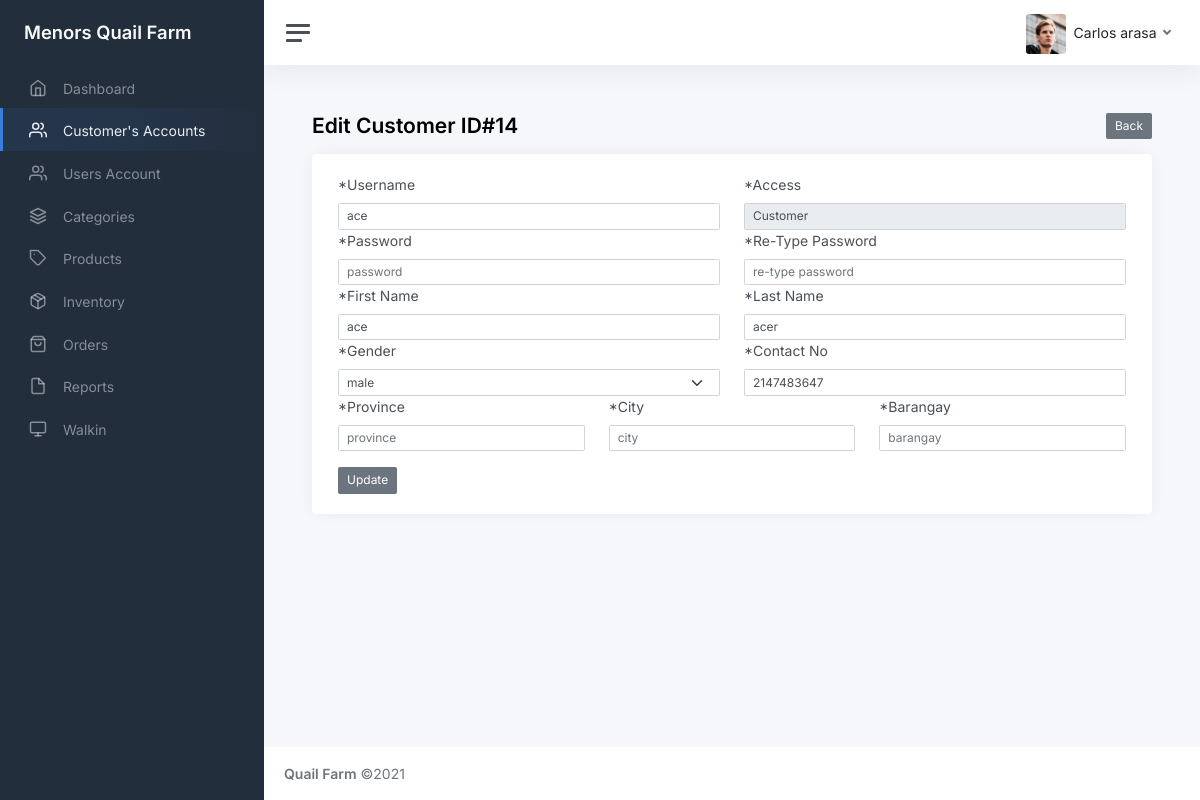
The page /admin/customer_edit.php?id=14 (signed in) on the database as committed earlier.
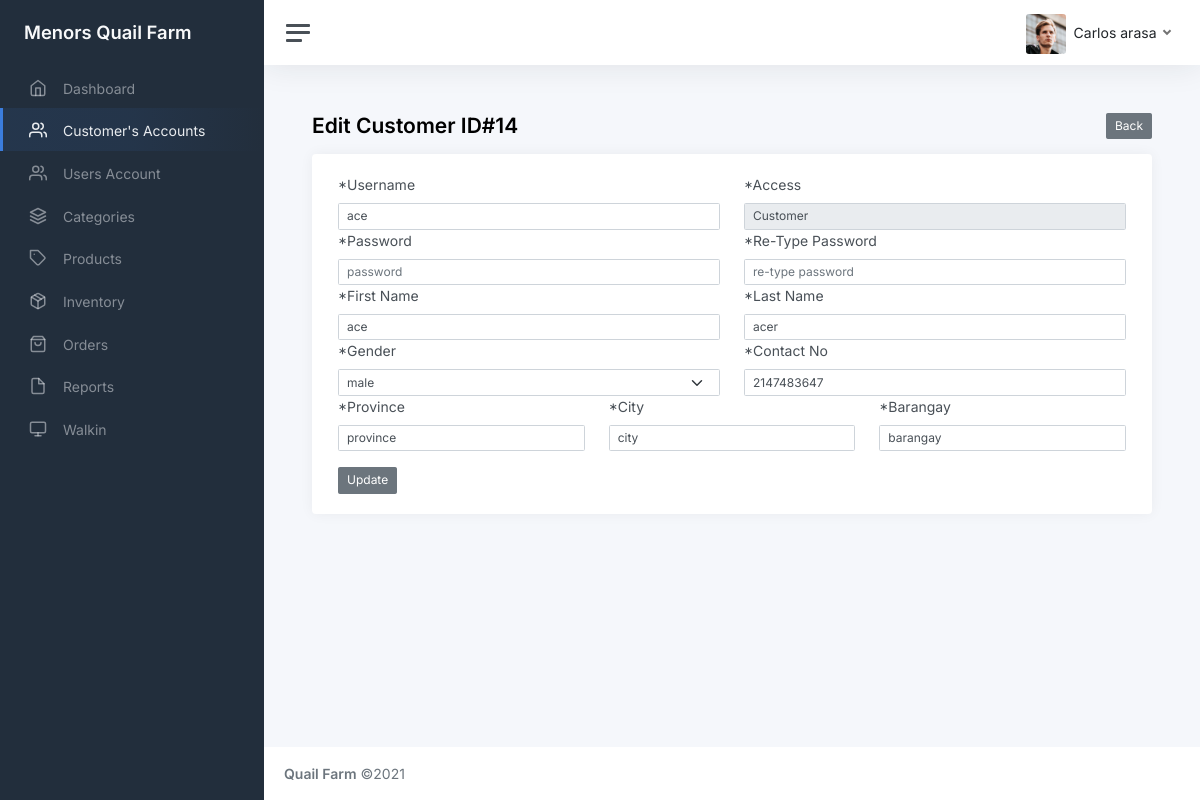
The same page on the database as committed later.
### tables this page shows
CREATE TABLE `tbl_users` (
  `id` int(11) NOT NULL AUTO_INCREMENT,
  `username` varchar(45) DEFAULT NULL,
  `password` varchar(150) DEFAULT NULL,
  `email` varchar(45) DEFAULT NULL,
  `access_id` int(11) DEFAULT 3,
  `date_created` datetime DEFAULT current_timestamp(),
  `is_deleted` int(11) DEFAULT 0,
  PRIMARY KEY (`id`)
);

CREATE TABLE `tbl_users_info` (
  `id` int(11) NOT NULL AUTO_INCREMENT,
  `first_name` varchar(45) DEFAULT NULL,
  `last_name` varchar(45) DEFAULT NULL,
  `address` text DEFAULT NULL,
  `contact_no` int(11) DEFAULT NULL,
  `gender_id` int(11) DEFAULT NULL,
  `province` text DEFAULT NULL,
  `city` text DEFAULT NULL,
  `barangay` text DEFAULT NULL,
  PRIMARY KEY (`id`)
);

### functions.php (called while the page is built, shortened)
<?php
function get_one($sql)
{
    $result = mysqli_query($_SESSION['conn'], $sql);
    while ($row = mysqli_fetch_object($result)) {
        return $row;
    }
}

### admin/customer_edit.php (the view, shortened to what the changed rows need)
<?php include_once('header.php') ?>
<?php
$id = $_GET['id'];
$info = get_one("SELECT * from tbl_users u inner join tbl_users_info ui on ui.id = u.id where u.id = $id");
?>
<main class="content">
  <div class="container-fluid p-0">
    <h1 class="h3 mb-3"><strong>Edit Customer ID#<?= $id ?> </strong> <a href="customer.php" class="btn btn-sm btn-secondary" style="float:right"> Back</a></h1>
    <form method="post" onSubmit="return confirm('Are You Sure?') ">
      <div class="card">
        <div class="card-body">
          <div class="container-fluid">
            <div class="row">
              <div class="col-md-6">
                <label for="password" class="form-label">*Username</label>
                <input type="text" class="form-control form-control-sm" id="username" name="username" placeholder="Username" required value="<?= isset($_POST['update']) ? $_POST['username'] : $info->username; ?>">
              </div>
              <div class="col-md-6">
                <label for="firstname" class="form-label">*First Name</label>
                <input type="text" class="form-control form-control-sm" id="firstname" required name="firstname" placeholder="firstname" value="<?= isset($_POST['update']) ? $_POST['firstname'] : $info->first_name; ?>">
              </div>
              <div class="col-md-6">
                <label for="lastname" class="form-label">*Last Name</label>
                <input type="text" class="form-control form-control-sm" id="lastname" required name="lastname" placeholder="lastname" value="<?= isset($_POST['update']) ? $_POST['lastname'] : $info->last_name; ?>">
              </div>
              <div class="col-md-6">
                <label for="contact" class="form-label">*Contact No</label>
                <input type="text" class="form-control form-control-sm" id="contact" required name="contact" placeholder="09xxxxxxxxx" value="<?= isset($_POST['update']) ? $_POST['contact'] : $info->contact_no; ?>">
              </div>
              <div class="col-md-4">
                <div class="col-md-12">
                  <label for="lastname" class="form-label">*Province</label>
                  <input type="text" class="form-control form-control-sm" id="province" required name="province" placeholder="province" value="<?= isset($_POST['update']) ? $_POST['province'] : $info->province; ?>">
                </div>
              </div>
              <div class="col-md-4">
                <div class="col-md-12">
                  <label for="lastname" class="form-label">*City</label>
                  <input type="text" class="form-control form-control-sm" id="city" required name="city" placeholder="city" value="<?= isset($_POST['update']) ? $_POST['city'] : $info->city; ?>">
                </div>
              </div>
              <div class="col-md-4">
                <div class="col-md-12">
                  <label for="lastname" class="form-label">*Barangay</label>
                  <input type="text" class="form-control form-control-sm" id="barangay" required name="barangay" placeholder="barangay" value="<?= isset($_POST['update']) ? $_POST['barangay'] : $info->barangay; ?>">
                </div>
              </div>
            </div>
          </div>
        </div>
      </div>
    </form>
  </div>
</main>
<?php include_once('footer.php') ?>

Rows that differ between the two databases and show on the page:
changed tbl_users "ace": province (not shown) → "province"; city (not shown) → "city"; barangay (not shown) → "barangay"
